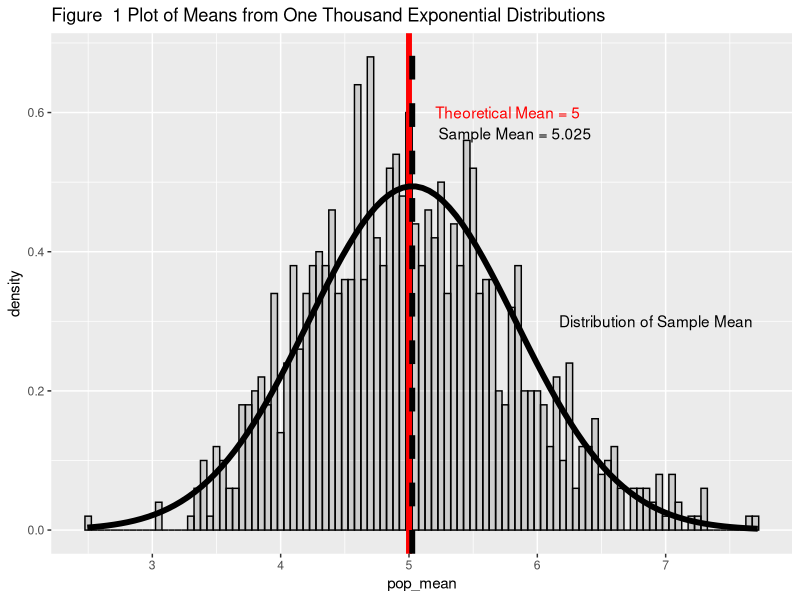
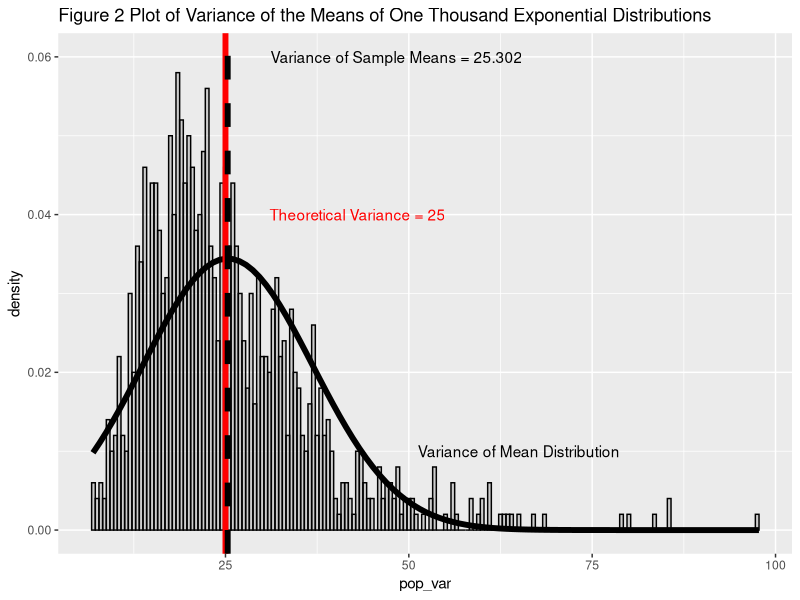

Write the R code that produced these figures, in order.
# course project
#
library(ggplot2)
library(dplyr)
library(MASS)

num_sim <- 1000
num_samp <- 40
fig <- 0

lambda <- 0.2
theo_mean <- 1/lambda
theo_sd <- 1/lambda
theo_var <- theo_sd^2

set.seed(4)
dat <- data.frame(replicate(num_sim, rexp(num_samp, 0.2)))
pop_df <- data.frame(
    pop_mean = c(apply(dat, 2, mean)),
    pop_sd = c(apply(dat, 2, sd)),
    pop_var = c(apply(dat, 2, var))
)
samp_mean <- mean(pop_df$pop_mean)
samp_sd <- sd(pop_df$pop_mean)
samp_var <- mean(pop_df$pop_var)

fig <- fig + 1
g1 <- ggplot(pop_df, aes(x = pop_mean)) +
        geom_histogram(alpha = .20, binwidth=.05, colour = "black", aes(y = ..density..)) +
        ggtitle(paste("Figure ", fig,
                      "Plot of Means from One Thousand Exponential Distributions"))  +
        geom_vline(stat = "vline", xintercept = theo_mean,
            size = 2, color = "red", linetype = 1) +
        annotate("text", x = theo_mean + 0.77, y = 0.6, colour="red",
            label="Theoretical Mean = 5") +
        geom_vline(stat = "vline", xintercept = samp_mean, size = 2, linetype = 2) +
        annotate("text", x = samp_mean + 0.8, y = 0.57,
            label = paste("Sample Mean =", round(samp_mean,3))) +
        stat_function(fun = dnorm, size = 2, linetype = 1,
            args = list(mean = samp_mean, sd = samp_sd)) +
        annotate("text", x = samp_mean+1.9, y=.3, label="Distribution of Sample Mean")
print(g1)


var_fit <- fitdistr(pop_df$pop_var, "normal")
fig <- fig + 1
g2 <- ggplot(pop_df, aes(x = pop_var)) +
    geom_histogram(alpha = .20, binwidth=.5, colour = "black", aes(y = ..density..)) +
    ggtitle(paste("Figure", fig,
        "Plot of Variance of the Means of One Thousand Exponential Distributions")) +
    stat_function(fun = dnorm, size = 2, linetype = 1, size = 2,
                  args = list(mean = var_fit$estimate[1], sd = var_fit$estimate[2])) +
    annotate("text", x = 65, y=0.01, label="Variance of Mean Distribution") +
    geom_vline(stat = "vline", xintercept = theo_var, size = 2, color = "red", linetype = 1) +
    annotate("text", x = theo_var + 18, y = 0.04, colour="red",
                label="Theoretical Variance = 25") +
    geom_vline(stat = "vline", xintercept = samp_var, size = 2, linetype = 2) +
    annotate("text", x = samp_var + 23, y = 0.06,
                label = paste("Variance of Sample Means =", round(samp_var,3)))
print(g2)
